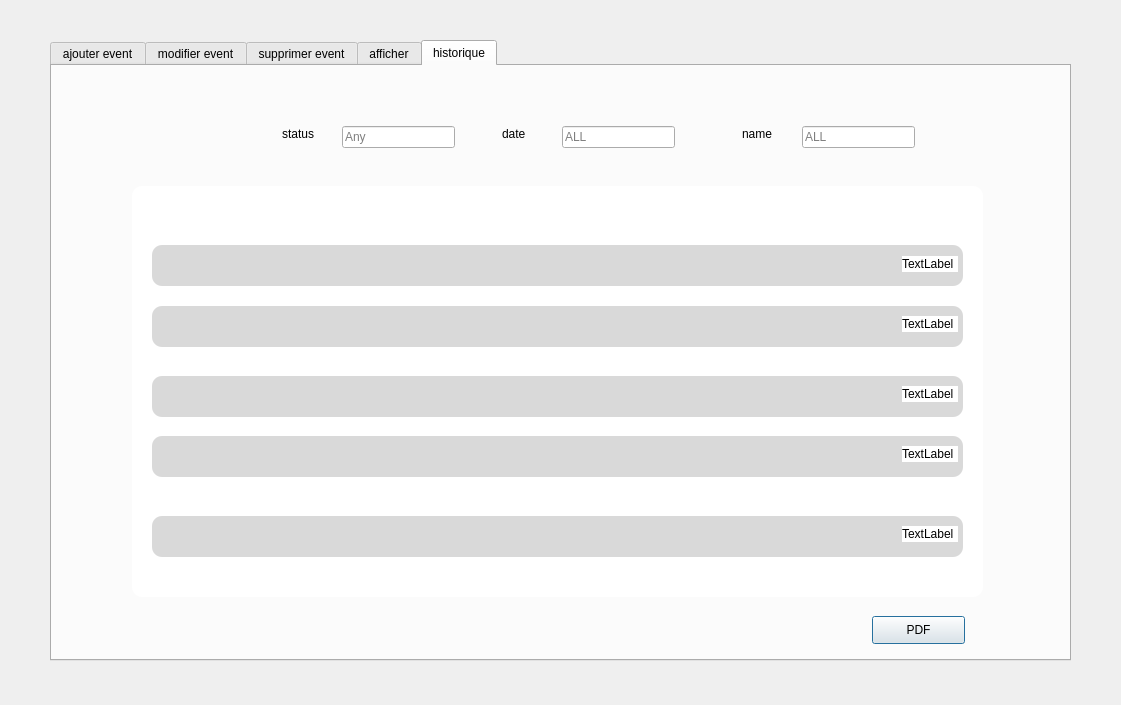
<?xml version="1.0" encoding="UTF-8"?>
<ui version="4.0">
 <class>Dialog</class>
 <widget class="QDialog" name="Dialog">
  <property name="geometry">
   <rect>
    <x>0</x>
    <y>0</y>
    <width>1121</width>
    <height>705</height>
   </rect>
  </property>
  <property name="windowTitle">
   <string>Dialog</string>
  </property>
  <widget class="QTabWidget" name="tabWidget">
   <property name="geometry">
    <rect>
     <x>50</x>
     <y>40</y>
     <width>1021</width>
     <height>621</height>
    </rect>
   </property>
   <property name="currentIndex">
    <number>4</number>
   </property>
   <widget class="QWidget" name="tab_3">
    <attribute name="title">
     <string>ajouter event</string>
    </attribute>
   </widget>
   <widget class="QWidget" name="tab_4">
    <attribute name="title">
     <string>modifier event</string>
    </attribute>
   </widget>
   <widget class="QWidget" name="tab_6">
    <attribute name="title">
     <string>supprimer event</string>
    </attribute>
   </widget>
   <widget class="QWidget" name="tab_7">
    <attribute name="title">
     <string>afficher</string>
    </attribute>
   </widget>
   <widget class="QWidget" name="tab_5">
    <attribute name="title">
     <string>historique</string>
    </attribute>
    <widget class="QLabel" name="label_15">
     <property name="geometry">
      <rect>
       <x>690</x>
       <y>60</y>
       <width>56</width>
       <height>16</height>
      </rect>
     </property>
     <property name="text">
      <string>name</string>
     </property>
    </widget>
    <widget class="QPushButton" name="pushButton_2">
     <property name="geometry">
      <rect>
       <x>820</x>
       <y>550</y>
       <width>93</width>
       <height>28</height>
      </rect>
     </property>
     <property name="text">
      <string>PDF</string>
     </property>
    </widget>
    <widget class="QWidget" name="widget" native="true">
     <property name="geometry">
      <rect>
       <x>80</x>
       <y>120</y>
       <width>851</width>
       <height>411</height>
      </rect>
     </property>
     <property name="styleSheet">
      <string notr="true">background:white;
border-radius:10px;</string>
     </property>
     <widget class="QLabel" name="label_25">
      <property name="geometry">
       <rect>
        <x>20</x>
        <y>59</y>
        <width>811</width>
        <height>41</height>
       </rect>
      </property>
      <property name="styleSheet">
       <string notr="true">background-color:#d9d9d9;
</string>
      </property>
      <property name="text">
       <string/>
      </property>
     </widget>
     <widget class="QLabel" name="label_36">
      <property name="geometry">
       <rect>
        <x>20</x>
        <y>120</y>
        <width>811</width>
        <height>41</height>
       </rect>
      </property>
      <property name="styleSheet">
       <string notr="true">background-color:#d9d9d9;
</string>
      </property>
      <property name="text">
       <string/>
      </property>
     </widget>
     <widget class="QLabel" name="label_37">
      <property name="geometry">
       <rect>
        <x>20</x>
        <y>190</y>
        <width>811</width>
        <height>41</height>
       </rect>
      </property>
      <property name="styleSheet">
       <string notr="true">background-color:#d9d9d9;
</string>
      </property>
      <property name="text">
       <string/>
      </property>
     </widget>
     <widget class="QLabel" name="label_38">
      <property name="geometry">
       <rect>
        <x>20</x>
        <y>250</y>
        <width>811</width>
        <height>41</height>
       </rect>
      </property>
      <property name="styleSheet">
       <string notr="true">background-color:#d9d9d9;
</string>
      </property>
      <property name="text">
       <string/>
      </property>
     </widget>
     <widget class="QLabel" name="label_39">
      <property name="geometry">
       <rect>
        <x>20</x>
        <y>330</y>
        <width>811</width>
        <height>41</height>
       </rect>
      </property>
      <property name="styleSheet">
       <string notr="true">background-color:#d9d9d9;
</string>
      </property>
      <property name="text">
       <string/>
      </property>
     </widget>
     <widget class="QLabel" name="label_40">
      <property name="geometry">
       <rect>
        <x>770</x>
        <y>70</y>
        <width>56</width>
        <height>16</height>
       </rect>
      </property>
      <property name="text">
       <string>TextLabel</string>
      </property>
     </widget>
     <widget class="QLabel" name="label_41">
      <property name="geometry">
       <rect>
        <x>770</x>
        <y>130</y>
        <width>56</width>
        <height>16</height>
       </rect>
      </property>
      <property name="text">
       <string>TextLabel</string>
      </property>
     </widget>
     <widget class="QLabel" name="label_42">
      <property name="geometry">
       <rect>
        <x>770</x>
        <y>200</y>
        <width>56</width>
        <height>16</height>
       </rect>
      </property>
      <property name="text">
       <string>TextLabel</string>
      </property>
     </widget>
     <widget class="QLabel" name="label_43">
      <property name="geometry">
       <rect>
        <x>770</x>
        <y>260</y>
        <width>56</width>
        <height>16</height>
       </rect>
      </property>
      <property name="text">
       <string>TextLabel</string>
      </property>
     </widget>
     <widget class="QLabel" name="label_44">
      <property name="geometry">
       <rect>
        <x>770</x>
        <y>340</y>
        <width>56</width>
        <height>16</height>
       </rect>
      </property>
      <property name="text">
       <string>TextLabel</string>
      </property>
     </widget>
    </widget>
    <widget class="QLineEdit" name="lineEdit_3">
     <property name="geometry">
      <rect>
       <x>750</x>
       <y>60</y>
       <width>113</width>
       <height>22</height>
      </rect>
     </property>
     <property name="text">
      <string/>
     </property>
     <property name="placeholderText">
      <string>ALL</string>
     </property>
    </widget>
    <widget class="QLabel" name="label">
     <property name="geometry">
      <rect>
       <x>230</x>
       <y>60</y>
       <width>56</width>
       <height>16</height>
      </rect>
     </property>
     <property name="text">
      <string>status</string>
     </property>
    </widget>
    <widget class="QLineEdit" name="lineEdit_2">
     <property name="geometry">
      <rect>
       <x>510</x>
       <y>60</y>
       <width>113</width>
       <height>22</height>
      </rect>
     </property>
     <property name="placeholderText">
      <string>ALL</string>
     </property>
    </widget>
    <widget class="QLineEdit" name="lineEdit">
     <property name="geometry">
      <rect>
       <x>290</x>
       <y>60</y>
       <width>113</width>
       <height>22</height>
      </rect>
     </property>
     <property name="placeholderText">
      <string>Any</string>
     </property>
    </widget>
    <widget class="QLabel" name="label_2">
     <property name="geometry">
      <rect>
       <x>450</x>
       <y>60</y>
       <width>56</width>
       <height>16</height>
      </rect>
     </property>
     <property name="text">
      <string>date </string>
     </property>
    </widget>
   </widget>
  </widget>
 </widget>
 <resources/>
 <connections/>
</ui>
